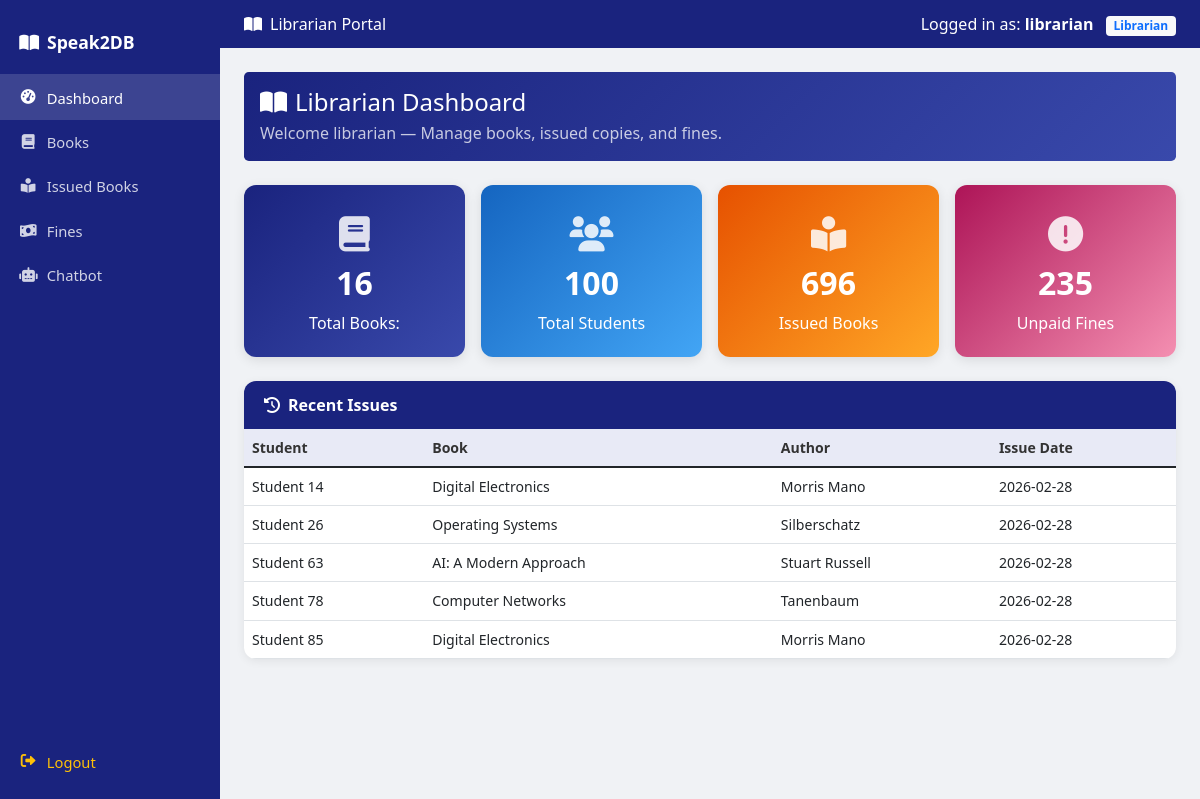
Screenshot of /librarian_dashboard (signed in) with the database file from the repository.
### tables this page shows
CREATE TABLE Issued (
        id INTEGER PRIMARY KEY AUTOINCREMENT,
        student_id INTEGER NOT NULL,
        book_id INTEGER NOT NULL,
        issue_date TEXT NOT NULL,
        due_date TEXT NOT NULL,
        return_date TEXT,
        status TEXT DEFAULT 'Issued',
        FOREIGN KEY (student_id) REFERENCES Students(id) ON DELETE CASCADE,
        FOREIGN KEY (book_id) REFERENCES Books(id) ON DELETE CASCADE
    );

CREATE TABLE Students (
        id INTEGER PRIMARY KEY AUTOINCREMENT,
        roll_number TEXT UNIQUE NOT NULL,
        name TEXT NOT NULL,
        branch TEXT NOT NULL,
        year TEXT NOT NULL,
        email TEXT UNIQUE NOT NULL,
        phone TEXT NOT NULL,
        role TEXT DEFAULT 'Student',
        gpa REAL DEFAULT 0.0,
        attendance INTEGER DEFAULT 0,
        created_date TEXT DEFAULT CURRENT_TIMESTAMP
    );

CREATE TABLE Books (
        id INTEGER PRIMARY KEY AUTOINCREMENT,
        title TEXT NOT NULL,
        author TEXT NOT NULL,
        category TEXT NOT NULL,
        publisher_id INTEGER,
        total_copies INTEGER NOT NULL DEFAULT 1,
        available_copies INTEGER NOT NULL DEFAULT 1,
        FOREIGN KEY (publisher_id) REFERENCES Publishers(id)
    );

### routes/dashboard.py (the view)
@dashboard_bp.route("/librarian_dashboard")
@require_roles("Librarian", "Administrator")
def librarian_dashboard():
    role = session.get("role")
    logger.debug("librarian_dashboard accessed by role: %s", role)
    user_id = session["user_id"]
    recent_issues = []
    try:
        conn = get_db_connection(MAIN_DB)
        recent_issues = conn.execute(
            """SELECT i.*, b.title, b.author, s.name as student_name
               FROM Issued i
               JOIN Books b ON i.book_id = b.id
               JOIN Students s ON i.student_id = s.id
               ORDER BY i.issue_date DESC LIMIT 5"""
        ).fetchall()
        conn.close()
    except Exception as exc:
        logger.error("librarian_dashboard DB error: %s", exc)
    stats = get_library_stats()
    return render_template(
        "librarian_dashboard.html",
        role=role,
        user=user_id,
        stats=stats,
        recent_issues=recent_issues,
    )

### app.py (called while the page is built)
@app.context_processor
def inject_user():
    if "user_id" in session:
        return {
            "current_user": {
                "username": session["user_id"],
                "role": session.get("role", "Student"),
            },
            "user_role": session.get("role", "Student"),
        }
    return {}

    @app.after_request
    def add_security_headers(response):
        return apply_security_headers(response)

### db/connection.py (called while the page is built)
def get_db_connection(db_path: str) -> sqlite3.Connection:
    conn = sqlite3.connect(db_path)
    conn.row_factory = sqlite3.Row
    conn.execute(f"PRAGMA busy_timeout = {SQLITE_BUSY_TIMEOUT_MS}")
    return conn

### security_layers.py (called while the page is built)
def apply_security_headers(response):
    headers = security.get_security_headers()
    for header, value in headers.items():
        response.headers[header] = value
    return response

### utils/helpers.py (called while the page is built)
def get_library_stats() -> dict:
    try:
        conn = get_db_connection(MAIN_DB)
        total_books = conn.execute("SELECT COUNT(*) as cnt FROM Books").fetchone()["cnt"]
        total_students = conn.execute(
            "SELECT COUNT(*) as cnt FROM Students"
        ).fetchone()["cnt"]
        active_issues = conn.execute(
            "SELECT COUNT(*) as cnt FROM Issued WHERE return_date IS NULL"
        ).fetchone()["cnt"]
        unpaid_fines = conn.execute(
            "SELECT COUNT(*) as cnt FROM Fines WHERE status = 'Unpaid'"
        ).fetchone()["cnt"]
        conn.close()
        return {
            "total_books": total_books,
            "total_students": total_students,
            "active_issues": active_issues,
            "unpaid_fines": unpaid_fines,
        }
    except Exception as exc:
        logger.error("get_library_stats DB error: %s", exc)
        return {}

### templates/librarian_dashboard.html (shortened to what this page needs)
<!DOCTYPE html>
<html lang="en">
<head>
    <link href="https://cdn.jsdelivr.net/npm/bootstrap@5.1.3/dist/css/bootstrap.min.css" rel="stylesheet">
    <link href="https://cdnjs.cloudflare.com/ajax/libs/font-awesome/6.0.0/css/all.min.css" rel="stylesheet">
</head>
<body>
<nav id="sidebar">
    <div class="brand"><i class="fas fa-book-open me-2"></i>Speak2DB</div>
    <a href="#section-overview" class="nav-link active" onclick="showSection('overview')">
        <i class="fas fa-tachometer-alt"></i> Dashboard
    </a>
    <a href="#section-books" class="nav-link" onclick="showSection('books')">
        <i class="fas fa-book"></i> Books
    </a>
    <a href="#section-issued" class="nav-link" onclick="showSection('issued')">
        <i class="fas fa-book-reader"></i> Issued Books
    </a>
    <a href="#section-fines" class="nav-link" onclick="showSection('fines')">
        <i class="fas fa-money-bill-wave"></i> Fines
    </a>
    <a href="#section-chatbot" class="nav-link" onclick="showSection('chatbot')">
        <i class="fas fa-robot"></i> Chatbot
    </a>
    <div class="mt-auto pb-3">
        <a href="{{ url_for('logout') }}" class="nav-link text-warning">
            <i class="fas fa-sign-out-alt"></i> Logout
        </a>
    </div>
</nav>
<div id="main">
    <div class="topbar">
        <span><i class="fas fa-book-open me-2"></i>Librarian Portal</span>
        <span>
            Logged in as: <strong>{{ user }}</strong>
            <span class="badge bg-light text-primary ms-2">{{ role }}</span>
        </span>
    </div>
    <div class="content-area">
        <div id="section-overview" class="section-pane">
            <div class="mb-4 p-3 rounded-3 text-white" style="background:linear-gradient(135deg,var(--navy),var(--navy-light))">
                <h4 class="mb-1"><i class="fas fa-book-open me-2"></i>Librarian Dashboard</h4>
                <p class="mb-0 opacity-75">Welcome {{ user }} — Manage books, issued copies, and fines.</p>
            </div>
            <div class="row g-3 mb-4">
                <div class="col-sm-6 col-md-3">
                    <div class="card stat-card" style="background:linear-gradient(135deg,#1a237e,#3949ab)">
                        <div class="card-body text-center">
                            <div class="stat-icon"><i class="fas fa-book"></i></div>
                            <h2 class="fw-bold mt-1" id="statBooks">{{ stats.get('total_books', 0) }}</h2>
                            <p class="mb-0">Total Books:</p>
                        </div>
                    </div>
                </div>
                <div class="col-sm-6 col-md-3">
                    <div class="card stat-card" style="background:linear-gradient(135deg,#1565c0,#42a5f5)">
                        <div class="card-body text-center">
                            <div class="stat-icon"><i class="fas fa-users"></i></div>
                            <h2 class="fw-bold mt-1">{{ stats.get('total_students', 0) }}</h2>
                            <p class="mb-0">Total Students</p>
                        </div>
                    </div>
                </div>
                <div class="col-sm-6 col-md-3">
                    <div class="card stat-card" style="background:linear-gradient(135deg,#e65100,#ffa726)">
                        <div class="card-body text-center">
                            <div class="stat-icon"><i class="fas fa-book-reader"></i></div>
                            <h2 class="fw-bold mt-1" id="statIssued">{{ stats.get('active_issues', 0) }}</h2>
                            <p class="mb-0">Issued Books</p>
                        </div>
                    </div>
                </div>
                <div class="col-sm-6 col-md-3">
                    <div class="card stat-card" style="background:linear-gradient(135deg,#ad1457,#f48fb1)">
                        <div class="card-body text-center">
                            <div class="stat-icon"><i class="fas fa-exclamation-circle"></i></div>
                            <h2 class="fw-bold mt-1" id="statFines">{{ stats.get('unpaid_fines', 0) }}</h2>
                            <p class="mb-0">Unpaid Fines</p>
                        </div>
                    </div>
                </div>
            </div>
            <div class="section-card">
                <div class="section-header"><span><i class="fas fa-history"></i>Recent Issues</span></div>
                <div class="p-0">
                    <div class="table-responsive">
                        <table class="table table-hover mb-0">
                            <thead><tr><th>Student</th><th>Book</th><th>Author</th><th>Issue Date</th></tr></thead>
                            <tbody>
                            {% for issue in recent_issues %}
                                <tr>
                                    <td>{{ issue['student_name']|default('N/A') }}</td>
                                    <td>{{ issue['title']|default('N/A') }}</td>
                                    <td>{{ issue['author']|default('N/A') }}</td>
                                    <td>{{ issue['issue_date']|default('N/A') }}</td>
                                </tr>
                            {% else %}
                                <tr><td colspan="4" class="text-center text-muted py-3">No recent issues</td></tr>
                            {% endfor %}
                            </tbody>
                        </table>
                    </div>
                </div>
            </div>
        </div>
    </div>
</div>
</body>
</html>

### templates/librarian_dashboard.html (style rules this page uses)
:root { --navy: #1a237e; --navy-dark: #0d1757; --navy-light: #3949ab; }
body { background: #f0f2f5; color: #222; margin: 0; }
#sidebar { width: 220px; min-height: 100vh; background: var(--navy); position: fixed; top: 0; left: 0; z-index: 100; display: flex; flex-direction: column; padding-top: 1rem; }
#sidebar .brand { color: #fff; font-weight: 700; font-size: 1.1rem; padding: .8rem 1.2rem 1.2rem; border-bottom: 1px solid rgba(255,255,255,.15); }
#sidebar .nav-link { color: rgba(255,255,255,.8); padding: .7rem 1.2rem; font-size: .92rem; border-radius: 0; display: flex; align-items: center; gap: .6rem; text-decoration: none; }
#sidebar .nav-link:hover, #sidebar .nav-link.active { background: rgba(255,255,255,.15); color: #fff; }
#sidebar .nav-link i { width: 18px; text-align: center; }
#main { margin-left: 220px; min-height: 100vh; }
.topbar { background: var(--navy); color: #fff; padding: .75rem 1.5rem; display: flex; align-items: center; justify-content: space-between; position: sticky; top: 0; z-index: 99; }
.content-area { padding: 1.5rem; }
.stat-card { border: none; border-radius: 12px; box-shadow: 0 3px 12px rgba(0,0,0,.1); transition: transform .2s; color: #fff; }
.stat-card .card-body { padding: 1.4rem; }
.stat-icon { font-size: 2.2rem; opacity: .85; }
.section-card { background: #fff; border-radius: 12px; box-shadow: 0 2px 10px rgba(0,0,0,.07); margin-bottom: 1.5rem; overflow: hidden; }
.section-header { background: var(--navy); color: #fff; padding: .75rem 1.25rem; font-weight: 600; display: flex; align-items: center; justify-content: space-between; }
.section-header i { margin-right: .5rem; }
.table th { background: #e8eaf6; color: #333; }
.table td, .table th { vertical-align: middle; font-size: .88rem; }

### rows the page displays
Issued: student_name "Student 14", title "Digital Electronics", author "Morris Mano", issue_date "2026-02-28"
Issued: student_name "Student 26", title "Operating Systems", author "Silberschatz", issue_date "2026-02-28"
Issued: student_name "Student 63", title "AI: A Modern Approach", author "Stuart Russell", issue_date "2026-02-28"
Issued: student_name "Student 78", title "Computer Networks", author "Tanenbaum", issue_date "2026-02-28"
Issued: student_name "Student 85", title "Digital Electronics", author "Morris Mano", issue_date "2026-02-28"

### other values shown
{{ user }} "librarian"
{{ role }} "Librarian"
{{ stats.get('total_books', 0) }} "16"
{{ stats.get('total_students', 0) }} "100"
{{ stats.get('active_issues', 0) }} "696"
{{ stats.get('unpaid_fines', 0) }} "235"
